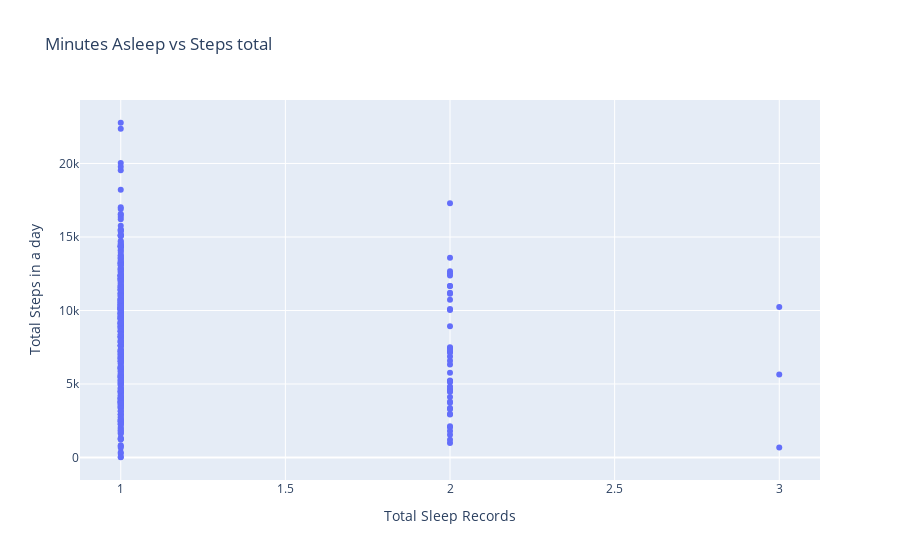

Notebook cell for this chart:
### Markdown cell above
### Sleep Records vs Daily Steps

### Code cell
# Plot
fig = px.scatter(x=df_analysis_sleep_steps['TotalSleepRecords'], y=df_analysis_sleep_steps['StepTotal'], title="Minutes Asleep vs Steps total")

fig.update_layout(legend=dict(
                      orientation="h",
                      yanchor="bottom",
                      y=1.02,
                      xanchor="right",
                      x=1,
                      title=''
                  ),xaxis=dict(
                      title = 'Total Sleep Records',
                      ), 
                    yaxis=dict(
                      title='Total Steps in a day',
                      side='left',
))


fig.show()

### Figure 1 — Plotly figure (JSON) as saved in the notebook; plotly's stock layout.template omitted (floating-point values rounded to 4 significant figures; data arrays with more than 128 entries replaced by an {"elided": "..."} marker saying what was removed)
{"data": [{"hovertemplate": "x=%{x}<br>y=%{y}<extra></extra>", "legendgroup": "", "marker": {"color": "#636efa", "symbol": "circle"}, "mode": "markers", "name": "", "orientation": "v", "showlegend": false, "type": "scatter", "x": {"elided": "410 int values"}, "xaxis": "x", "y": {"elided": "410 int values"}, "yaxis": "y"}], "layout": {"legend": {"orientation": "h", "title": {"text": ""}, "tracegroupgap": 0, "x": 1, "xanchor": "right", "y": 1.02, "yanchor": "bottom"}, "title": {"text": "Minutes Asleep vs Steps total"}, "xaxis": {"anchor": "y", "domain": [0, 1], "title": {"text": "Total Sleep Records"}}, "yaxis": {"anchor": "x", "domain": [0, 1], "side": "left", "title": {"text": "Total Steps in a day"}}}}
